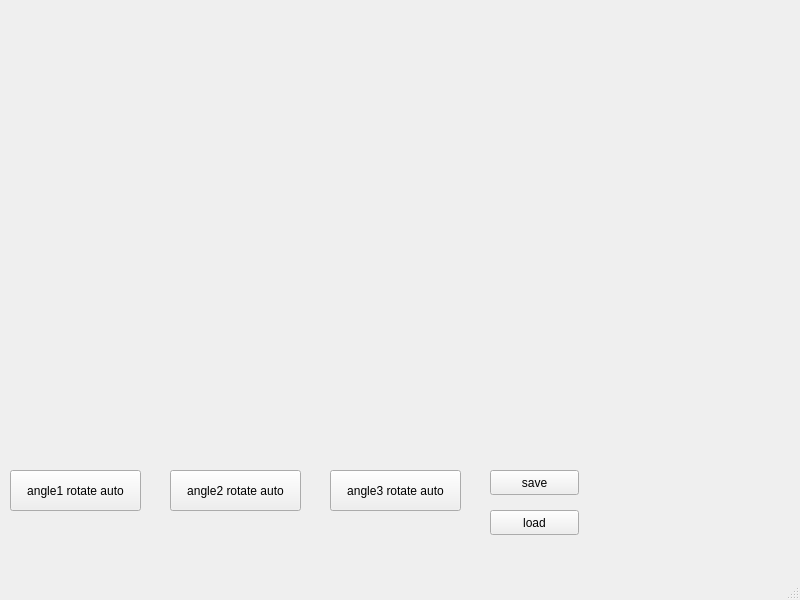
<?xml version="1.0" encoding="UTF-8"?>
<ui version="4.0">
 <class>MainWindow</class>
 <widget class="QMainWindow" name="MainWindow">
  <property name="geometry">
   <rect>
    <x>0</x>
    <y>0</y>
    <width>800</width>
    <height>600</height>
   </rect>
  </property>
  <property name="windowTitle">
   <string>MainWindow</string>
  </property>
  <widget class="QWidget" name="centralwidget">
   <widget class="QPushButton" name="pushButton">
    <property name="geometry">
     <rect>
      <x>10</x>
      <y>470</y>
      <width>131</width>
      <height>41</height>
     </rect>
    </property>
    <property name="text">
     <string>angle1 rotate auto</string>
    </property>
   </widget>
   <widget class="QPushButton" name="pushButton_2">
    <property name="geometry">
     <rect>
      <x>170</x>
      <y>470</y>
      <width>131</width>
      <height>41</height>
     </rect>
    </property>
    <property name="text">
     <string>angle2 rotate auto</string>
    </property>
   </widget>
   <widget class="QPushButton" name="pushButton_3">
    <property name="geometry">
     <rect>
      <x>330</x>
      <y>470</y>
      <width>131</width>
      <height>41</height>
     </rect>
    </property>
    <property name="text">
     <string>angle3 rotate auto</string>
    </property>
   </widget>
   <widget class="QPushButton" name="pushButton_4">
    <property name="geometry">
     <rect>
      <x>490</x>
      <y>470</y>
      <width>89</width>
      <height>25</height>
     </rect>
    </property>
    <property name="text">
     <string>save</string>
    </property>
   </widget>
   <widget class="QPushButton" name="pushButton_5">
    <property name="geometry">
     <rect>
      <x>490</x>
      <y>510</y>
      <width>89</width>
      <height>25</height>
     </rect>
    </property>
    <property name="text">
     <string>load</string>
    </property>
   </widget>
  </widget>
  <widget class="QMenuBar" name="menubar">
   <property name="geometry">
    <rect>
     <x>0</x>
     <y>0</y>
     <width>800</width>
     <height>22</height>
    </rect>
   </property>
  </widget>
  <widget class="QStatusBar" name="statusbar"/>
 </widget>
 <resources/>
 <connections/>
</ui>
